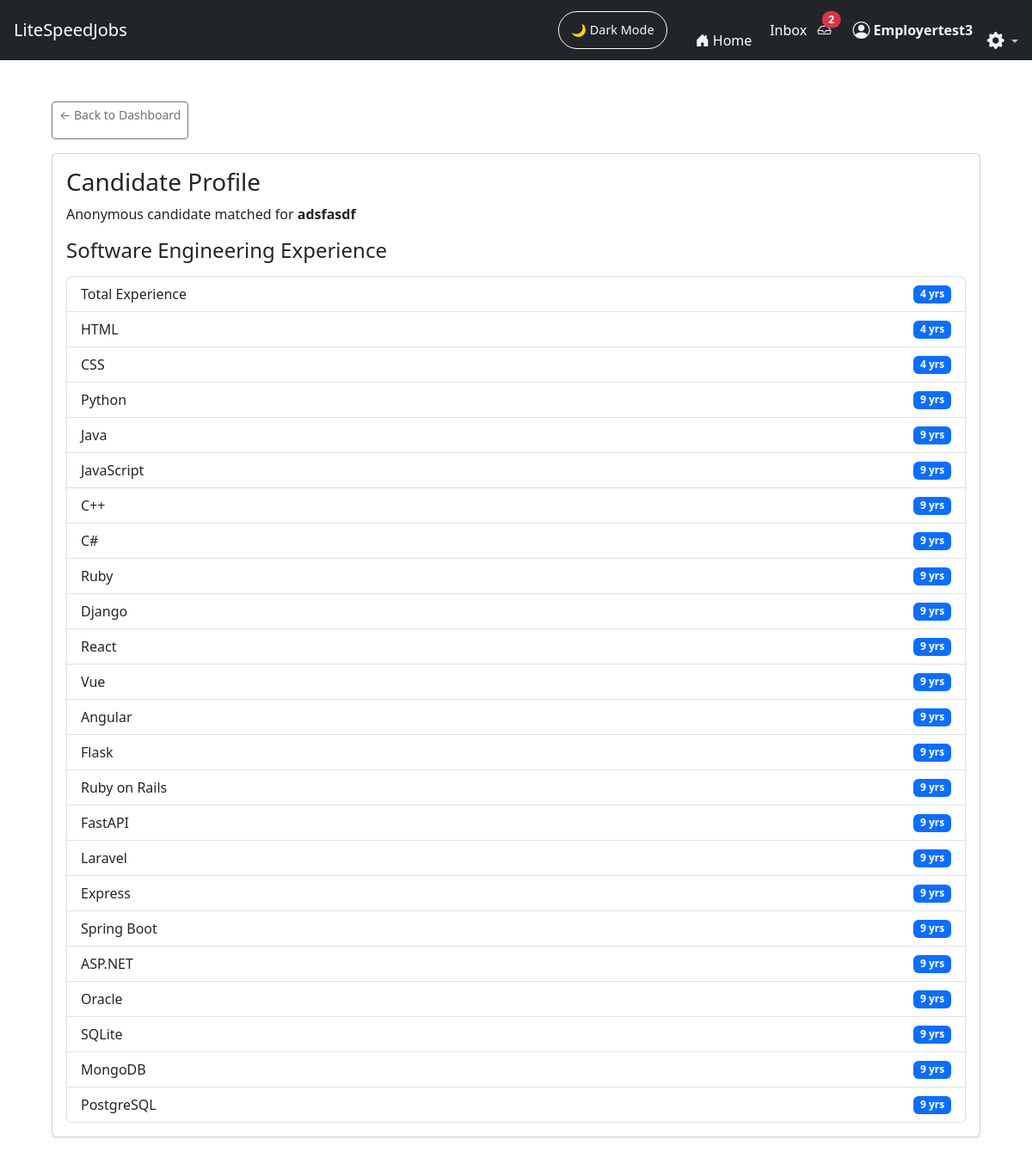
/JobFinder_app/candidate/25/14/ (signed in), run on an earlier commit of the app's database.
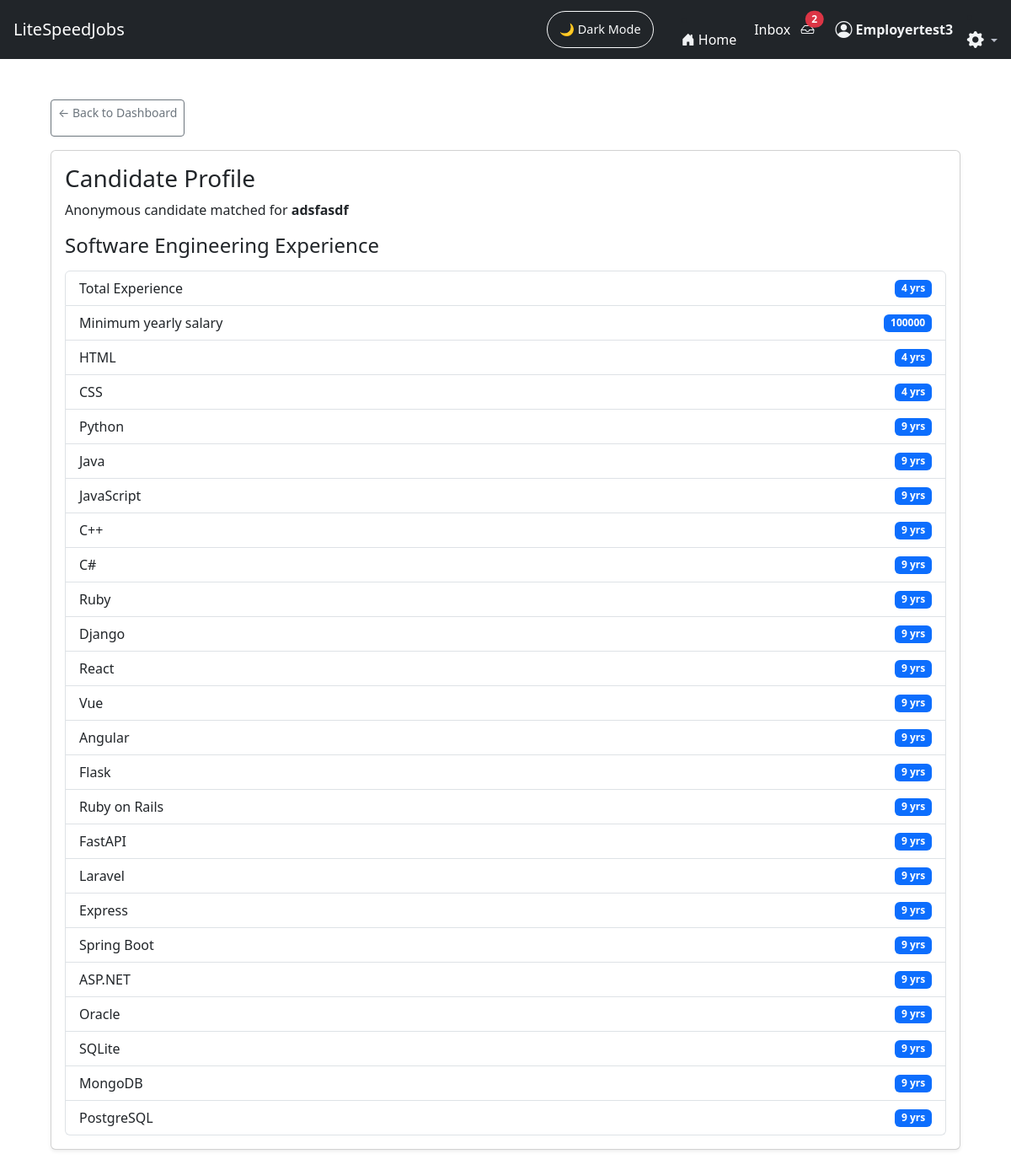
And on a later commit of the database.
### JobFinder_app/models.py (models this page shows, shortened)
class SeekerModelOne(models.Model):
    user = models.OneToOneField(User, on_delete=models.CASCADE)
    first_name = models.CharField(max_length=30)
    last_name = models.CharField(max_length=30)
    minimum_yearly_salary = models.IntegerField(null=True, blank=True, default=0)
    total_years_of_experience = models.IntegerField(default=0)
    html_experience = models.IntegerField(default=0)
    css_experience = models.IntegerField(default=0)

### JobFinder_app/views.py (the view)
@login_required
def candidate_summary(request, job_id, seeker_id):
    job = get_object_or_404(Job, id=job_id)
    seeker = get_object_or_404(User, id=seeker_id)
    context = {
        "job": job,
        "seeker": seeker,
        "job_type": job.job_type,  # 👈 make template logic cleaner
    }
    if job.job_type == Job.SOFTWARE:
        context.update({
            "exp1": SeekerModelOne.objects.filter(user=seeker).first(),
            "exp2": SeekerModelTwo.objects.filter(user=seeker).first(),
            "exp3": SeekerModelThree.objects.filter(user=seeker).first(),
        })
    elif job.job_type == Job.MACHINIST:
        context["machinist"] = MachinistExperience.objects.filter(user=seeker).first()
    return render(request, "JobFinder_app/candidate_summary.html", context)

### JobFinder_app/context_processors.py (called while the page is built)
def unread_message_count(request):
    if request.user.is_authenticated:
        return {
            "unread_count": Message.objects.filter(
                receiver=request.user,
                is_read=False
            ).count()
        }
    return {}

### JobFinder_app/templates/JobFinder_app/candidate_summary.html (shortened to what the changed rows need)
{% extends "JobFinder_app/base.html" %}
{% block content %}
<div class="container mt-4">
    <div class="card shadow-sm">
        <div class="card-body">
            {% if job_type == "software" %}
                {% if exp1 or exp2 or exp3 %}
                    <ul class="list-group mt-3">
                        {% if exp1 %}
                            {% if exp1.total_years_of_experience %}
                                <li class="list-group-item d-flex justify-content-between align-items-center">
                                    Total Experience
                                    <span class="badge bg-primary">
                                        {{ exp1.total_years_of_experience }} yrs
                                    </span>
                                </li>
                            {% endif %}
                            {% if exp1.minimum_yearly_salary %}
                                <li class="list-group-item d-flex justify-content-between align-items-center">
                                    Minimum yearly salary
                                    <span class="badge bg-primary">
                                        {{ exp1.minimum_yearly_salary }}
                                    </span>
                                </li>
                            {% endif %}
                            {% if exp1.html_experience %}
                                <li class="list-group-item d-flex justify-content-between align-items-center">
                                    HTML
                                    <span class="badge bg-primary">
                                        {{ exp1.html_experience }} yrs
                                    </span>
                                </li>
                            {% endif %}
                            {% if exp1.css_experience %}
                                <li class="list-group-item d-flex justify-content-between align-items-center">
                                    CSS
                                    <span class="badge bg-primary">
                                        {{ exp1.css_experience }} yrs
                                    </span>
                                </li>
                            {% endif %}
                        {% endif %}
                        {% if exp2 %}
                            {% if exp2.python_experience %}
                                <li class="list-group-item d-flex justify-content-between align-items-center">
                                    Python
                                    <span class="badge bg-primary">
                                    </span>
                                </li>
                            {% endif %}
                            {% if exp2.java_experience %}
                                <li class="list-group-item d-flex justify-content-between align-items-center">
                                    Java
                                    <span class="badge bg-primary">
                                    </span>
                                </li>
                            {% endif %}
                            {% if exp2.javascript_experience %}
                                <li class="list-group-item d-flex justify-content-between align-items-center">
                                    JavaScript
                                    <span class="badge bg-primary">
                                    </span>
                                </li>
                            {% endif %}
                            {% if exp2.cplusplus_experience %}
                                <li class="list-group-item d-flex justify-content-between align-items-center">
                                    C++
                                    <span class="badge bg-primary">
                                    </span>
                                </li>
                            {% endif %}
                            {% if exp2.csharp_experience %}
                                <li class="list-group-item d-flex justify-content-between align-items-center">
                                    C#
                                    <span class="badge bg-primary">
                                    </span>
                                </li>
                            {% endif %}
                            {% if exp2.ruby_experience %}
                                <li class="list-group-item d-flex justify-content-between align-items-center">
                                    Ruby
                                    <span class="badge bg-primary">
                                    </span>
                                </li>
                            {% endif %}
                        {% endif %}
                        {% if exp3 %}
                            {% if exp3.django_experience %}
                                <li class="list-group-item d-flex justify-content-between align-items-center">
                                    Django
                                    <span class="badge bg-primary">
                                    </span>
                                </li>
                            {% endif %}
                            {% if exp3.react_experience %}
                                <li class="list-group-item d-flex justify-content-between align-items-center">
                                    React
                                    <span class="badge bg-primary">
                                    </span>
                                </li>
                            {% endif %}
                            {% if exp3.vue_experience %}
                                <li class="list-group-item d-flex justify-content-between align-items-center">
                                    Vue
                                    <span class="badge bg-primary">
                                    </span>
                                </li>
                            {% endif %}
                            {% if exp3.angular_experience %}
                                <li class="list-group-item d-flex justify-content-between align-items-center">
                                    Angular
                                    <span class="badge bg-primary">
                                    </span>
                                </li>
                            {% endif %}
                            {% if exp3.flask_experience %}
                                <li class="list-group-item d-flex justify-content-between align-items-center">
                                    Flask
                                    <span class="badge bg-primary">
                                    </span>
                                </li>
                            {% endif %}
                            {% if exp3.ruby_on_rails_experience %}
                                <li class="list-group-item d-flex justify-content-between align-items-center">
                                    Ruby on Rails
                                    <span class="badge bg-primary">
                                    </span>
                                </li>
                            {% endif %}
                            {% if exp3.fastapi_experience %}
                                <li class="list-group-item d-flex justify-content-between align-items-center">
                                    FastAPI
                                    <span class="badge bg-primary">
                                    </span>
                                </li>
                            {% endif %}
                            {% if exp3.laravel_experience %}
                                <li class="list-group-item d-flex justify-content-between align-items-center">
                                    Laravel
                                    <span class="badge bg-primary">
                                    </span>
                                </li>
                            {% endif %}
                            {% if exp3.express_experience %}
                                <li class="list-group-item d-flex justify-content-between align-items-center">
                                    Express
                                    <span class="badge bg-primary">
                                    </span>
                                </li>
                            {% endif %}
                            {% if exp3.springboot_experience %}
                                <li class="list-group-item d-flex justify-content-between align-items-center">
                                    Spring Boot
                                    <span class="badge bg-primary">
                                    </span>
                                </li>
                            {% endif %}
                            {% if exp3.aspnet_experience %}
                                <li class="list-group-item d-flex justify-content-between align-items-center">
                                    ASP.NET
                                    <span class="badge bg-primary">
                                    </span>
                                </li>
                            {% endif %}
                            {% if exp3.oracle_experience %}
                                <li class="list-group-item d-flex justify-content-between align-items-center">
                                    Oracle
                                    <span class="badge bg-primary">
                                    </span>
                                </li>
                            {% endif %}
                            {% if exp3.sqlite_experience %}
                                <li class="list-group-item d-flex justify-content-between align-items-center">
                                    SQLite
                                    <span class="badge bg-primary">
                                    </span>
                                </li>
                            {% endif %}
                            {% if exp3.mongodb_experience %}
                                <li class="list-group-item d-flex justify-content-between align-items-center">
                                    MongoDB
                                    <span class="badge bg-primary">
                                    </span>
                                </li>
                            {% endif %}
                            {% if exp3.postgresql_experience %}
                                <li class="list-group-item d-flex justify-content-between align-items-center">
                                    PostgreSQL
                                    <span class="badge bg-primary">
                                    </span>
                                </li>
                            {% endif %}
                        {% endif %}
                    </ul>
                {% else %}
                    <p class="dark-muted">No software experience submitted.</p>
            {% endif %}
            {% endif %}
        </div>
    </div>
</div>
{% endblock %}

What changed in the data, as far as the page shows it:
changed SeekerModelOne: minimum_yearly_salary (not shown) → "100000"
Also different on the page:
text now shown: "Minimum yearly salary"
